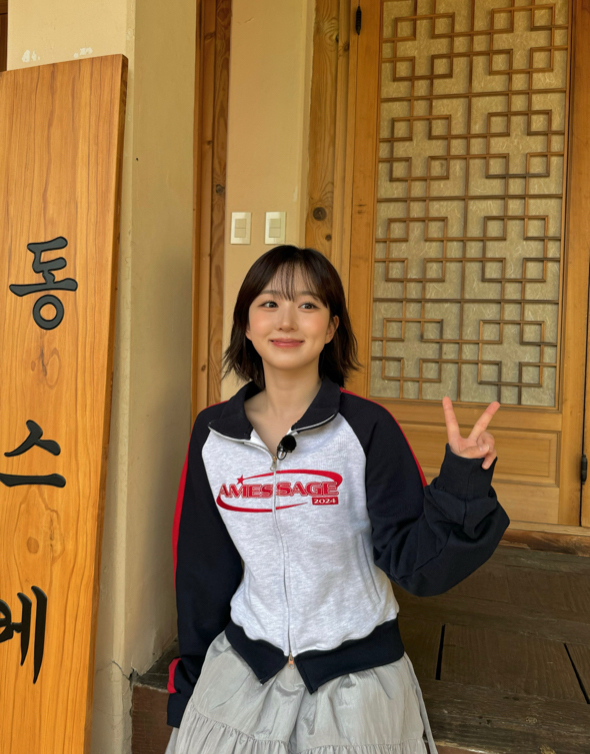
#> input picture test_img/1.jpg, 590 x 754 px
$ python -i edge_detection.py   (imports and definitions only)
#> lines starting #> are read from the running program, lines starting #| are printed output that depends on the picture
#> further down, picture is the input picture: shape (754, 590, 3); mean B, G, R 69.8, 112.1, 144.9
import cv2

def apply_edge_detection(image):
    gray = cv2.cvtColor(image, cv2.COLOR_BGR2GRAY)
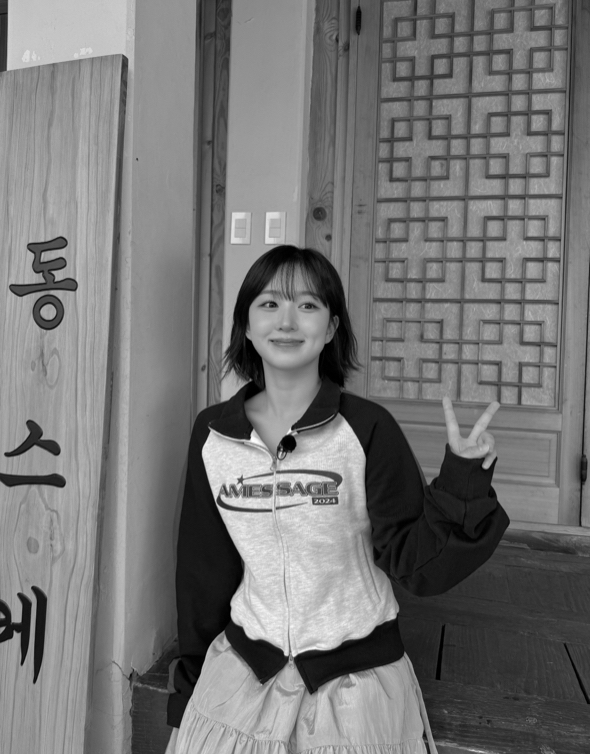
#> gray: shape (754, 590); min 0, max 254, mean 117.1
    edges = cv2.Canny(gray, 100, 200)  # Canny Edge Detection
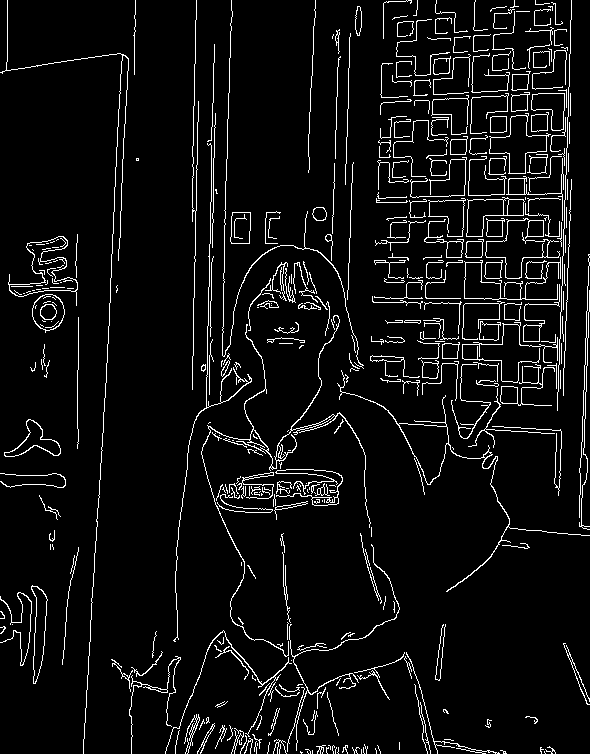
#> edges: shape (754, 590); 6% white in thin lines or dots
    return cv2.cvtColor(edges, cv2.COLOR_GRAY2BGR)  # Convert to 3-channel
#> returned value: shape (754, 590, 3); 6% white in thin lines or dots

>>> import cv2
>>> picture = cv2.imread('../../test_img/1.jpg')
>>> result = apply_edge_detection(picture)

$ run again, on test_img/1722268021445.jpg
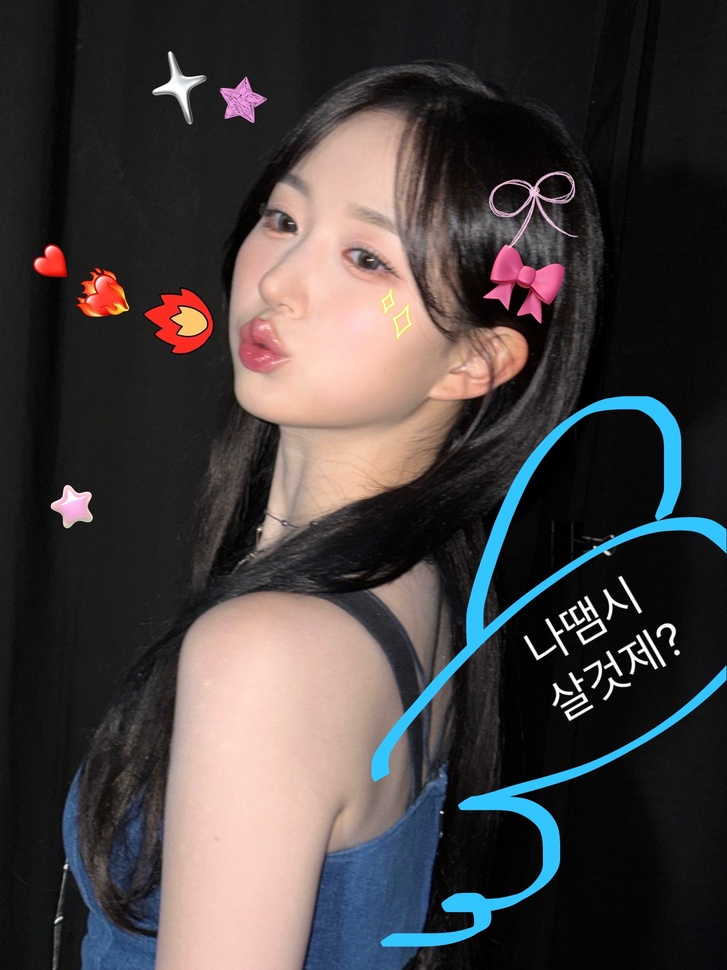
#> input picture test_img/1722268021445.jpg, 727 x 970 px, shrunk from 3023 x 4032 before the run
#> picture is the input picture: shape (970, 727, 3); mean B, G, R 63.3, 63, 68.8
#> in apply_edge_detection, `gray = cv2.cvtColor(image, cv2.COLOR_BGR2GRAY)`:
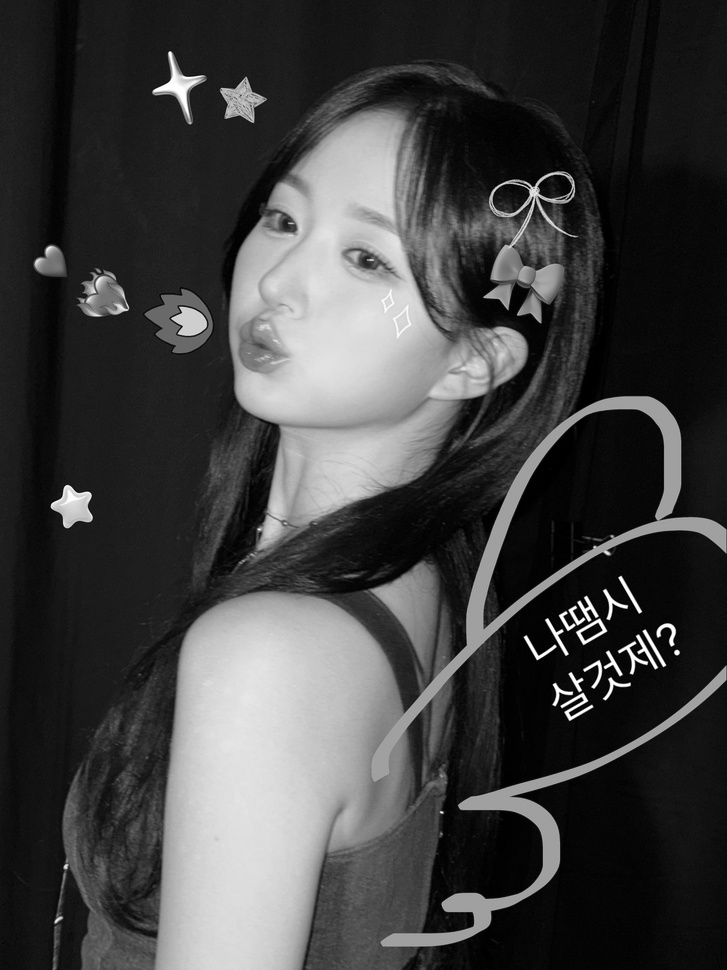
#> gray: shape (970, 727); min 0, max 255, mean 64.8
#> in apply_edge_detection, `edges = cv2.Canny(gray, 100, 200)`:
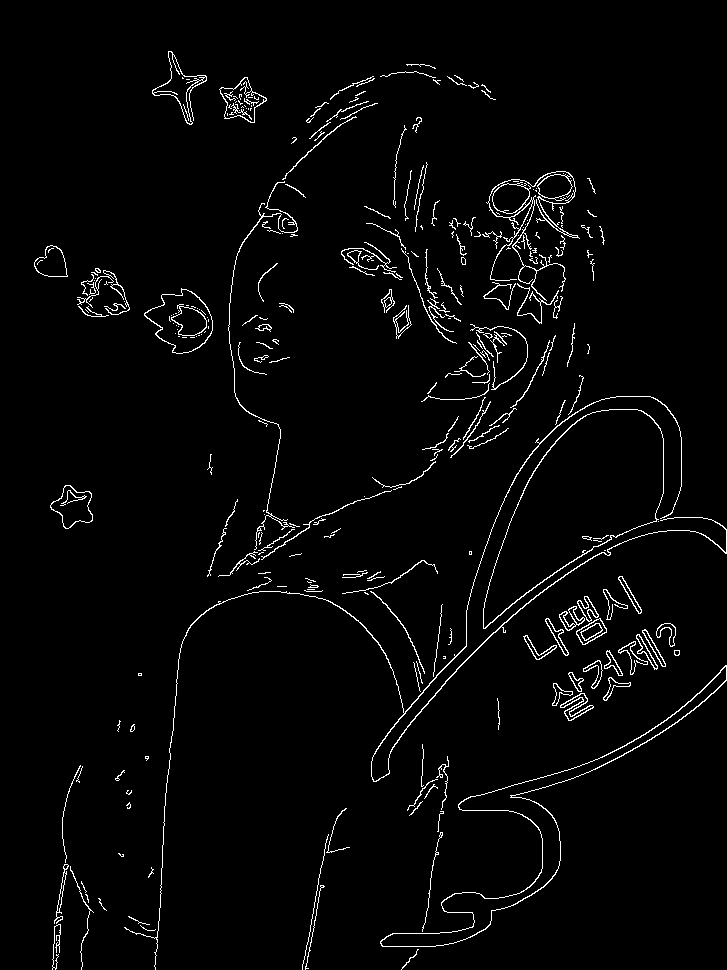
#> edges: shape (970, 727); 2.6% white in thin lines or dots

$ run again, on test_img/1725119345858.jpg
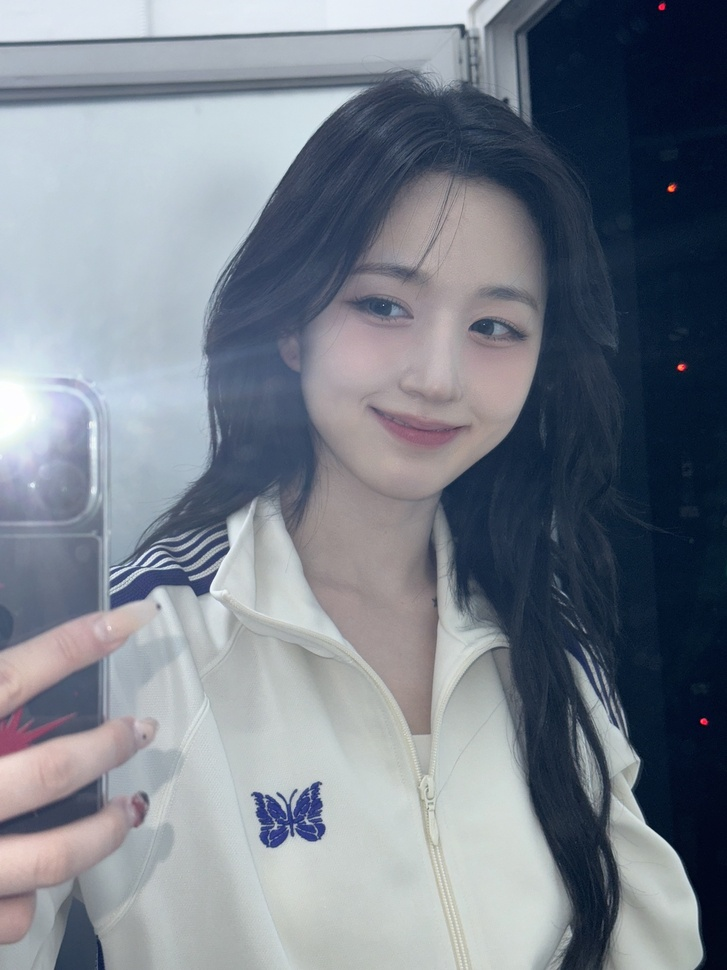
#> input picture test_img/1725119345858.jpg, 727 x 970 px, shrunk from 2160 x 2880 before the run
#> picture is the input picture: shape (970, 727, 3); mean B, G, R 139.8, 129, 121.5
#> in apply_edge_detection, `gray = cv2.cvtColor(image, cv2.COLOR_BGR2GRAY)`:
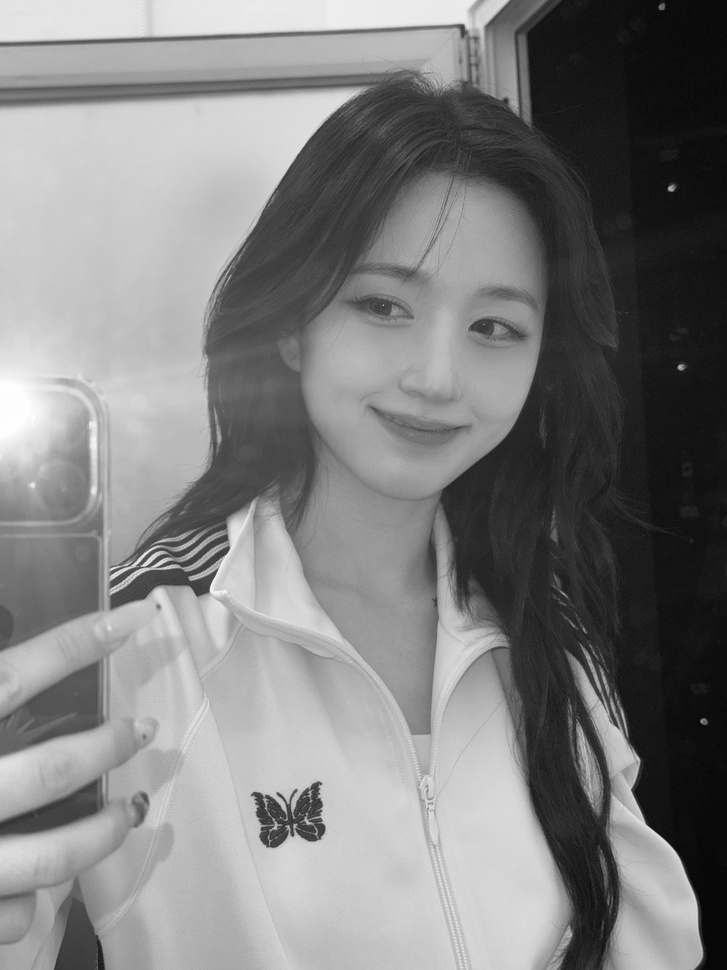
#> gray: shape (970, 727); min 3, max 255, mean 128
#> in apply_edge_detection, `edges = cv2.Canny(gray, 100, 200)`:
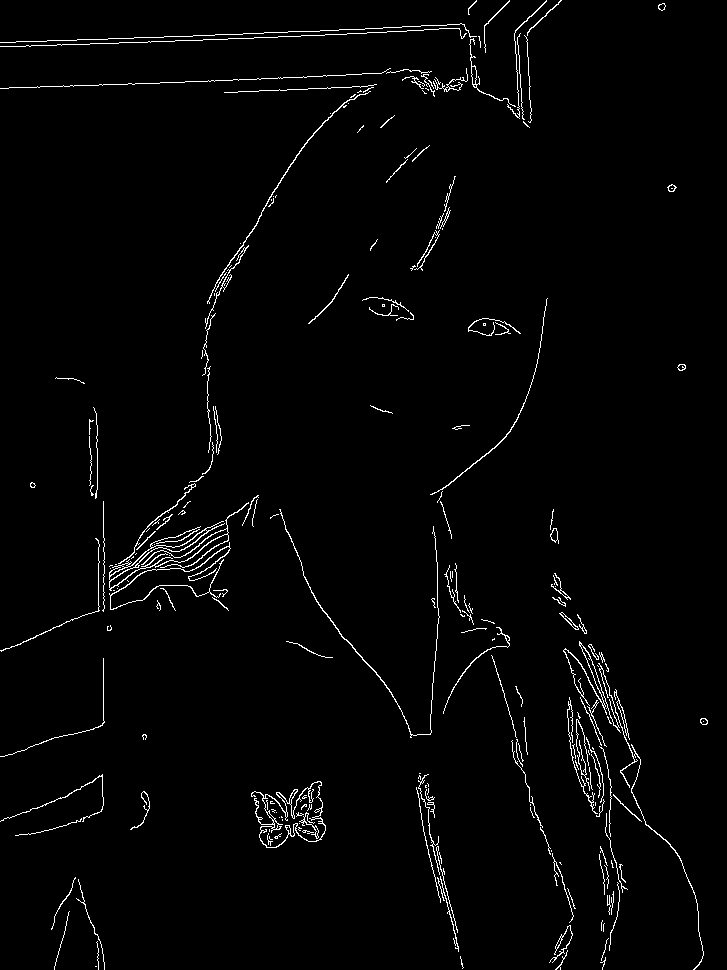
#> edges: shape (970, 727); 2% white in thin lines or dots
